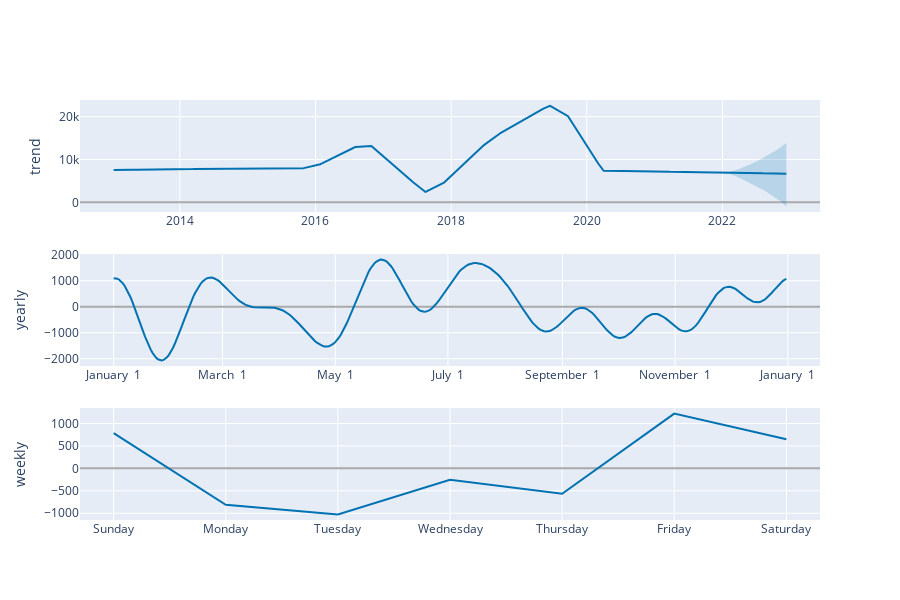

Source (notebook cell):
### Code cell
plot_components_plotly(BarAmount_m, BarAmount_forecast)

### Figure 1 — Plotly figure (JSON) as saved in the notebook; plotly's stock layout.template omitted (floating-point values rounded to 4 significant figures; data arrays with more than 128 entries replaced by an {"elided": "..."} marker saying what was removed)
{"data": [{"line": {"color": "#0072B2", "width": 2}, "mode": "lines", "name": "trend", "type": "scatter", "x": {"elided": "3367 str values"}, "xaxis": "x", "y": {"elided": "3367 float values"}, "yaxis": "y"}, {"line": {"color": "rgba(0, 114, 178, 0.2)", "width": 0}, "mode": "lines", "name": "trend_upper", "type": "scatter", "x": {"elided": "3367 str values"}, "xaxis": "x", "y": {"elided": "3367 float values"}, "yaxis": "y"}, {"fill": "tonexty", "fillcolor": "rgba(0, 114, 178, 0.2)", "line": {"color": "rgba(0, 114, 178, 0.2)", "width": 0}, "mode": "lines", "name": "trend_lower", "type": "scatter", "x": {"elided": "3367 str values"}, "xaxis": "x", "y": {"elided": "3367 float values"}, "yaxis": "y"}, {"line": {"color": "#0072B2", "width": 2}, "mode": "lines", "name": "yearly", "type": "scatter", "x": {"elided": "365 str values"}, "xaxis": "x2", "y": {"elided": "365 float values"}, "yaxis": "y2"}, {"line": {"color": "#0072B2", "width": 2}, "mode": "lines", "name": "weekly", "type": "scatter", "x": ["2017-01-01T00:00:00", "2017-01-02T00:00:00", "2017-01-03T00:00:00", "2017-01-04T00:00:00", "2017-01-05T00:00:00", "2017-01-06T00:00:00", "2017-01-07T00:00:00"], "xaxis": "x3", "y": [786.3, -809.9, -1025.0, -254.0, -566.9, 1220.0, 649.7], "yaxis": "y3"}], "layout": {"height": 600, "showlegend": false, "width": 900, "xaxis": {"anchor": "y", "domain": [0, 1], "range": ["2012-07-11T20:24:00", "2023-06-10T03:36:00"], "type": "date"}, "xaxis2": {"anchor": "y2", "domain": [0, 1], "range": ["2016-12-13T18:54:02.958904115", "2018-01-18T11:04:57.863013581"], "tickformat": "%B %e", "type": "date"}, "xaxis3": {"anchor": "y3", "domain": [0, 1], "range": ["2016-12-31T16:48:00", "2017-01-07T07:12:00"], "tickformat": "%A", "type": "date"}, "yaxis": {"anchor": "x", "domain": [0.7333, 1], "rangemode": "normal", "title": {"text": "trend"}, "zerolinecolor": "#AAA"}, "yaxis2": {"anchor": "x2", "domain": [0.3667, 0.6333], "title": {"text": "yearly"}, "zerolinecolor": "#AAA"}, "yaxis3": {"anchor": "x3", "domain": [0, 0.2667], "title": {"text": "weekly"}, "zerolinecolor": "#AAA"}}}
